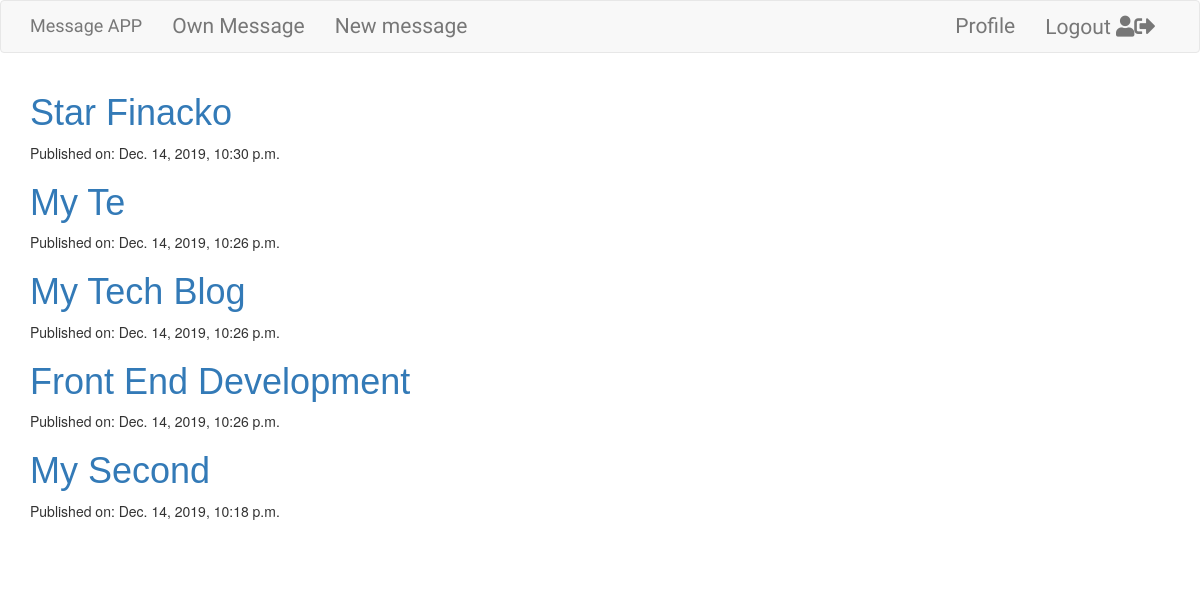
The app's page / (signed in) with its own data.
### normal/models.py (models this page shows, shortened)
class Message(models.Model):
    user = models.ForeignKey('auth.User',on_delete=models.CASCADE)
    title= models.CharField(max_length = 200)
    msg= models.TextField(max_length = 99999)
    added = models.DateTimeField(auto_now_add=True)
    edited = models.DateTimeField(auto_now_add=True)

### normal/views.py (the view)
# urls.py: url(r'^$',views.OwnMessageList.as_view(),name='message_list'),
@method_decorator(login_required, name='dispatch')
class OwnMessageList(ListView):
    model = Message
    template_name = 'own_Message_list.html'
    def get_queryset(self):
        return Message.objects.filter(user=self.request.user).order_by('-added')

### templates/own_Message_list.html
{% extends 'base.html' %}
{% block content %}
<div class="centerstage">
    {% for message in message_list %}
    {% if user.is_authenticated  %}
    <div class="message">
        <h1><a href="{% url 'message_detail' pk=message.pk %}">{{ message.title }}</a></h1>
        <div class="date">
            <p>Published on: {{ message.added }}</p>
        </div>
    </div>
    {% endif %}
    {% empty %}
    <h3 class="jumbotron">You don't have any message</h3>
    {% endfor %}
</div>
{% endblock %}

### static/css/message.css (style rules this page uses)
.centerstage { margin-left: auto; margin-right: auto; }
.message h1 { font-family: 'Noto Sans TC', sans-serif; }

### records on screen
Message: title "Star Finacko", added "Dec. 14, 2019, 10:30 p.m."
Message: title "My Te", added "Dec. 14, 2019, 10:26 p.m."
Message: title "My Tech Blog", added "Dec. 14, 2019, 10:26 p.m."
Message: title "Front End Development", added "Dec. 14, 2019, 10:26 p.m."
Message: title "My Second", added "Dec. 14, 2019, 10:18 p.m."
